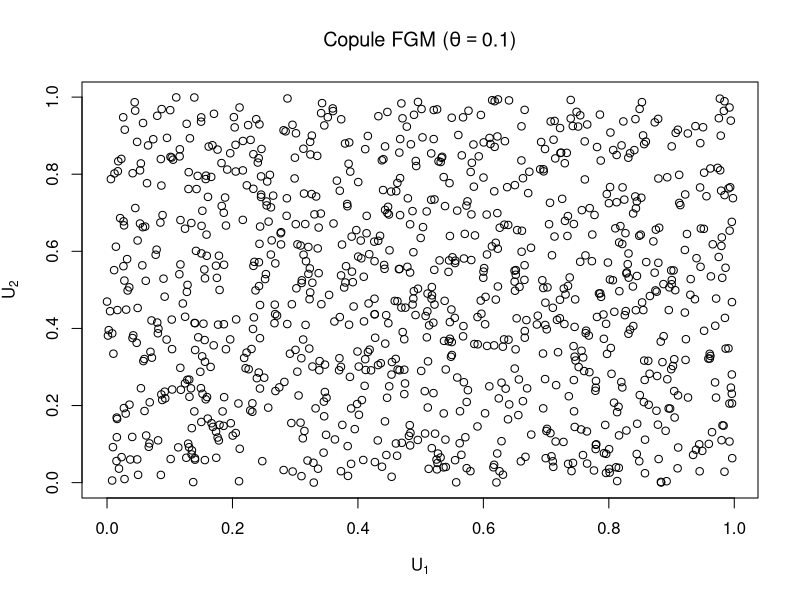
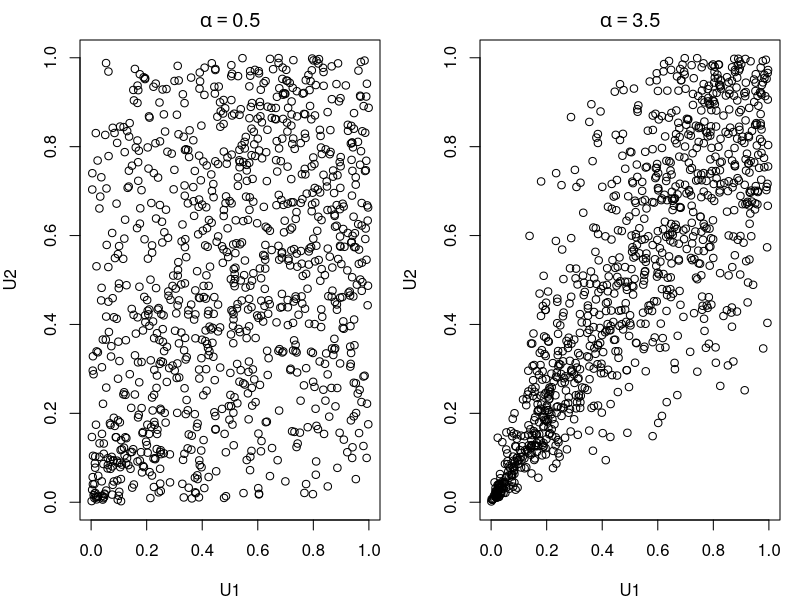
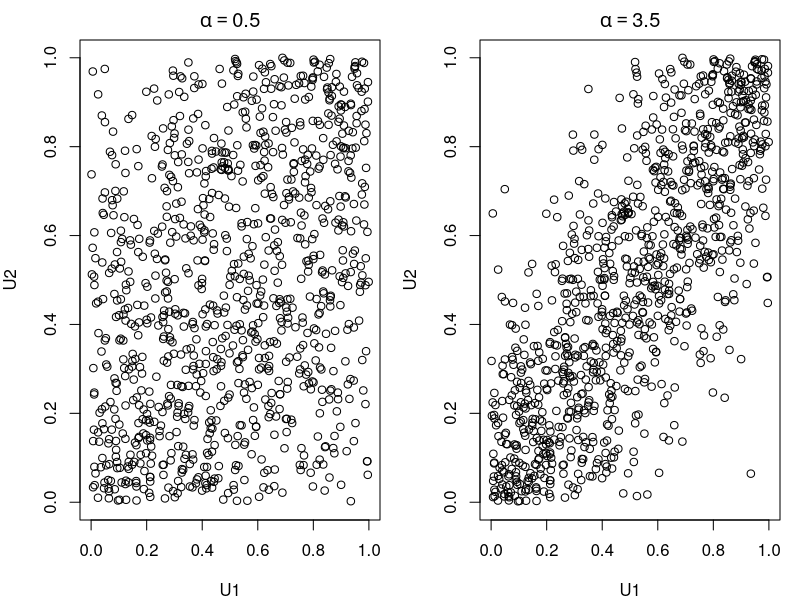
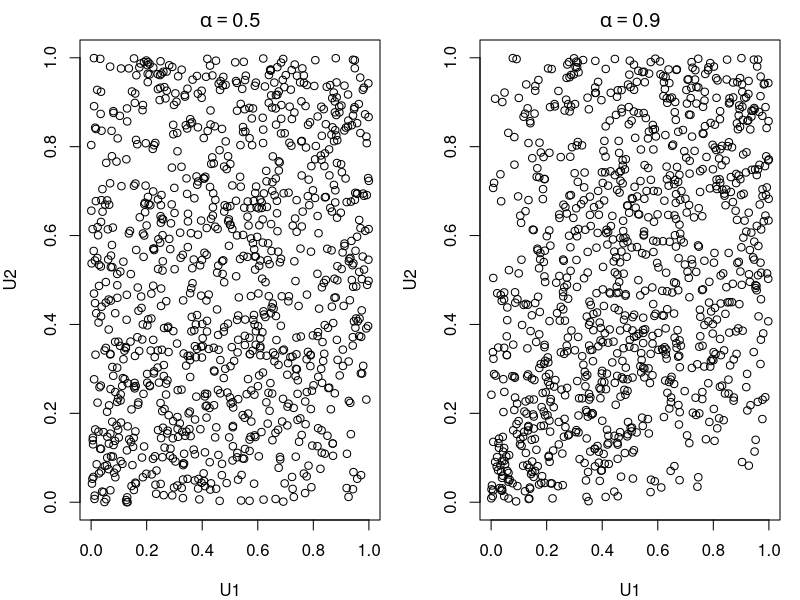
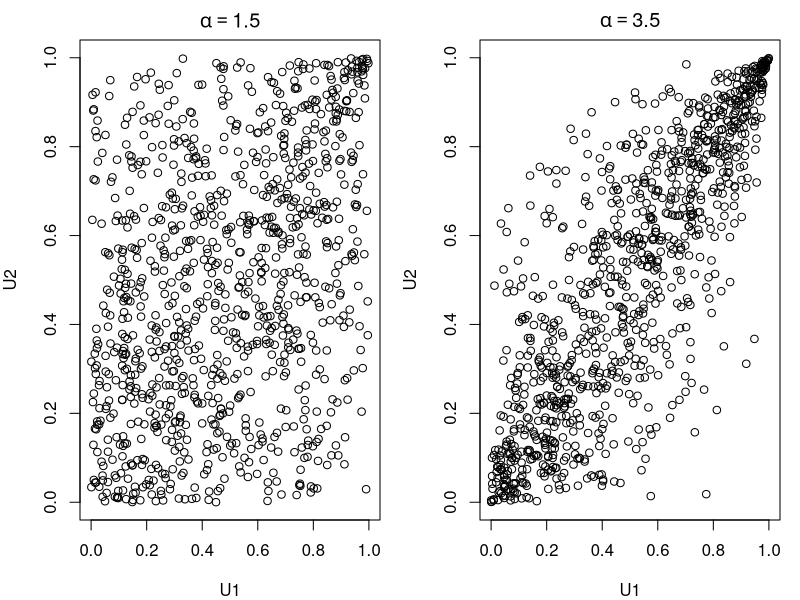

Recreate these plots in R, in order.
################################################################################
#### Théorie du risque - Automne 2026 ##########################################
#### École d'actuariat - Université Laval ######################################
#### Ateliers - Simulation Copule #######################################################
#### Auteur : Omar Essakine #################################################
################################################################################

###
### Simulation copule FGM
###

nsim <- 1000
theta <- 0.1

# on produit un échantillon de U1
U1 <- runif(nsim)

# on produit un échantillon de V2
V2 <- runif(nsim)

# on simule W1 à partir de U1
W1 <- theta * (2 * U1 - 1) - 1

# on simule W2 à partir de U1 et V2
W2 <- (1 - theta * (2 * U1 - 1))^2 +
  4 * theta * V2 * (2 * U1 - 1)

# on calcule U2 à partir de W1, W2 et V2
U2 <- 2 * V2 / (sqrt(W2) - W1)

# matrice de simulations
vU <- cbind(U1, U2)

plot(U1, U2,
     main = expression("Copule FGM (" * theta == 0.1 * ")"),
     xlab = expression(U[1]),
     ylab = expression(U[2]))

###
### Simulation copule Clayton 
###

nsim <- 1000
alpha <- c(0.5,3.5)
j <- c(1,2,nsim)

# on produit trois échantillons de (U1,U2), un pour chaque valeur de alpha
vU <- matrix(0, nrow = nsim, ncol = 2*length(alpha))

# On utilise les mêmes observations uniformes pour simuler
vV <- matrix(runif(nsim * 3), nsim, 3, byrow = TRUE)

for (k in seq_along(alpha)) {
    
  # on simule Theta par le loi gamma
    Theta <- qgamma(vV[,1],1/alpha[k],1)
    
  # On simule U1 et U2
    for (i in 1:2) {
      # observation de V_i
      V <- vV[, i + 1]
      
      # méthode inverse de simulation pour la distribution exponentielle
      Y <- qexp(V, rate = Theta)
      
      # on utilise le Corrolaire 2
      U <- (1 + Y)^(-1 / alpha[k])
      
      # On simule les observations pour la k-ième valeur de alpha.
      # Chaque valeur de alpha occupe 2 colonnes, donc 2*(k-1) colonnes
      # sont déjà remplies. On ajoute i pour obtenir l'indice de la colonne à remplir.
      vU[, 2 * (k - 1) + i] <- U
    }
}

# Vérification de la simulation pour les trois valeurs de alpha
data.frame(
  j = j,
  U1_alpha1 = vU[j, 1], U2_alpha1 = vU[j, 2],
  U1_alpha2 = vU[j, 3], U2_alpha2 = vU[j, 4])

# Graphiques pour visualiser l'impact de la dépendance sur les échantillons
par(mfrow = c(1, 2), mar = c(4, 4, 2, 1))

plot(vU[, 1], vU[, 2], main = expression(alpha == 0.5),
     xlab = 'U1', ylab = 'U2', xlim = c(0, 1), ylim = c(0, 1))

plot(vU[, 3], vU[, 4], main = expression(alpha == 3.5),
     xlab = 'U1', ylab = 'U2', xlim = c(0, 1), ylim = c(0, 1))


###
### Simulation copule Clayton (méthode copule conditionnelle)
###

# on produit un seul échantillon de U1
U1 <- runif(nsim)

# on produit un seul échantillon de V2
V2 <- runif(nsim)

# on produit deux échantillons de U2, un pour chaque valeur de alpha
U2 <- sapply(alpha, function(a) {
  ((V2 * U1^(a + 1))^(-a / (a + 1)) -
     U1^(-a) + 1)^(-1 / a)
})


###
### Simulation copule Frank (methode conditionelle)
###

nsim <- 1000
alpha <- c(2,7)
j <- c(1, 2, nsim)

# on produit un seul échantillon de U1
U1 <- runif(nsim)

# on produit un seul échantillon de V2
V2 <- runif(nsim)

# on produit deux échantillons de U2, un pour chaque valeur de alpha
U2 <- matrix(0, nrow = nsim, ncol = length(alpha))

# on utilise les mêmes observations uniformes pour simuler
for (k in seq_along(alpha)) {
  
  # on calcule U2 à partir de U1 et V2
  U2[, k] <- -1 / alpha[k] * log(1 +
                                   (V2 * (exp(-alpha[k]) - 1)) /
                                   (exp(-alpha[k] * U1) * (1 - V2) + V2))
}

# Vérification de la simulation pour les deux valeurs de alpha
data.frame(
  j = j,
  U1 = U1[j],
  U2_alpha1 = U2[j, 1],
  U2_alpha2 = U2[j, 2]
)

# Graphiques pour visualiser l'impact de la dépendance sur les échantillons
par(mfrow = c(1, 2), mar = c(4, 4, 2, 1))

plot(U1, U2[, 1], main = expression(alpha == 0.5),
     xlab = 'U1', ylab = 'U2', xlim = c(0, 1), ylim = c(0, 1))

plot(U1, U2[, 2], main = expression(alpha == 3.5),
     xlab = 'U1', ylab = 'U2', xlim = c(0, 1), ylim = c(0, 1))

###
### Simulation copule AMH (méthode copule archimédienne)
###

nsim <- 1000
alpha <- c(0.5, 0.9)
j <- c(1, 2, nsim)

# on produit deux échantillons de (U1,U2), un pour chaque valeur de alpha
vU <- matrix(0, nrow = nsim, ncol = 2*length(alpha))

# on utilise les mêmes observations uniformes pour simuler
vV <- matrix(runif(nsim * 3), nsim, 3, byrow = TRUE)

for (k in seq_along(alpha)) {
  
  # on simule Theta par la loi géométrique de type 2
  Theta <- 1 + qgeom(vV[, 1], prob = 1 - alpha[k])
  
  # on simule U1 et U2
  for (i in 1:2) {
    
    # observation de V_i
    V <- vV[, i + 1]
    
    # méthode inverse de simulation pour la distribution exponentielle
    Y <- qexp(V, rate = Theta)
    
    # on utilise le Corollaire 2
    U <- (1 - alpha[k]) / (exp(Y) - alpha[k])
    
    # on simule les observations pour la k-ième valeur de alpha.
    # Chaque valeur de alpha occupe 2 colonnes, donc 2*(k-1) colonnes
    # sont déjà remplies. On ajoute i pour obtenir l'indice de la colonne à remplir.
    vU[, 2 * (k - 1) + i] <- U
  }
}

# Vérification de la simulation pour les deux valeurs de alpha
data.frame(
  j = j,
  U1_alpha1 = vU[j, 1], U2_alpha1 = vU[j, 2],
  U1_alpha2 = vU[j, 3], U2_alpha2 = vU[j, 4]
)

# Graphiques pour visualiser l'impact de la dépendance sur les échantillons
par(mfrow = c(1, 2), mar = c(4, 4, 2, 1))

plot(vU[, 1], vU[, 2], main = expression(alpha == 0.5),
     xlab = 'U1', ylab = 'U2', xlim = c(0, 1), ylim = c(0, 1))

plot(vU[, 3], vU[, 4], main = expression(alpha == 0.9),
     xlab = 'U1', ylab = 'U2', xlim = c(0, 1), ylim = c(0, 1))


###
### Simulation copule Gumbel (méthode copule archimédienne) (pas au cours)
###

# Simulation de la loi stable positive
rstable <- function(n, phi) { 
  
  # Document de reference obligatoire (page 329)
  R <- runif(n, min = -pi / 2, max = pi / 2)
  V <- rexp(n, 1)
  
  A <- sin(phi * (R + pi / 2)) / cos(R)^(1 / phi)
  B <- (cos(phi * pi / 2 + (phi - 1) * R) / V)^((1 - phi) / phi)
  
  A * B
}

nsim <- 1000
alpha <- c(1.25, 2.5)
j <- c(1, 2, nsim)

# on produit deux échantillons de (U1,U2), un pour chaque valeur de alpha
vU <- matrix(0, nrow = nsim, ncol = 2*length(alpha))

# on utilise les mêmes observations uniformes pour simuler
vV <- matrix(runif(nsim * 2), nsim, 2, byrow = TRUE)

for (k in seq_along(alpha)) {
  
  # on simule Theta par la loi stable positive
  Theta <- rstable(nsim, phi = 1 / alpha[k])
  
  # on simule U1 et U2
  for (i in 1:2) {
    
    # observation de V_i
    V <- vV[, i]
    
    # méthode inverse de simulation pour la distribution exponentielle
    Y <- qexp(V, rate = Theta)
    
    # on utilise le Corollaire 2
    U <- exp(-Y^(1 / alpha[k]))
    
    # on simule les observations pour la k-ième valeur de alpha.
    # Chaque valeur de alpha occupe 2 colonnes, donc 2*(k-1) colonnes
    # sont déjà remplies. On ajoute i pour obtenir l'indice de la colonne à remplir.
    vU[, 2 * (k - 1) + i] <- U
  }
}

# Graphiques pour visualiser l'impact de la dépendance sur les échantillons
par(mfrow = c(1, 2), mar = c(4, 4, 2, 1))

plot(vU[, 1], vU[, 2], main = expression(alpha == 1.5),
     xlab = 'U1', ylab = 'U2', xlim = c(0, 1), ylim = c(0, 1))

plot(vU[, 3], vU[, 4], main = expression(alpha == 3.5),
     xlab = 'U1', ylab = 'U2', xlim = c(0, 1), ylim = c(0, 1))
